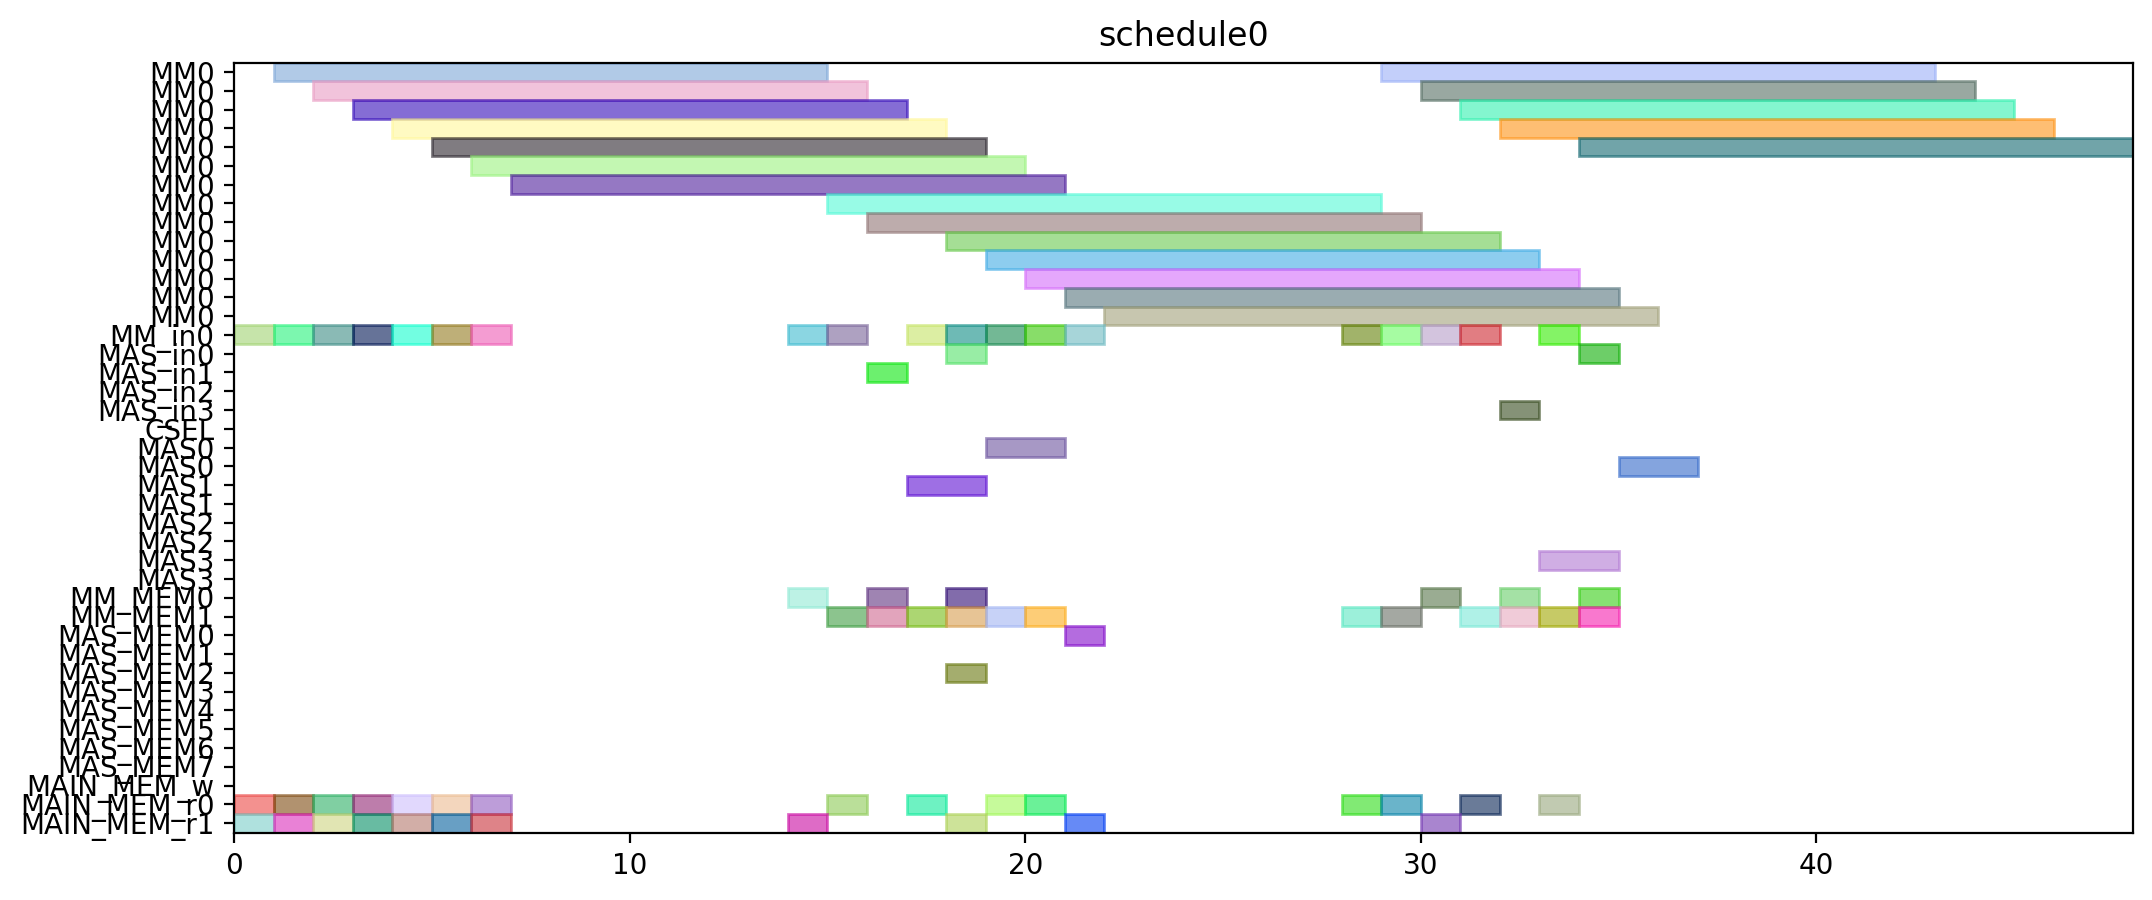

This chart was generated by the following Python code:
from pyschedule import Scenario, solvers, plotters, alt


def solve():
	horizon = 120
	S = Scenario("schedule0", horizon=horizon)

	# resource
	MM = S.Resources('MM', num=1, size=14)
	MM_in = S.Resources('MM_in', num=1)
	MAS_in = S.Resources('MAS_in', num=4)
	CSEL = S.Resource('CSEL')
	MAS = S.Resources('MAS', num=4, size=2, periods=range(1, horizon))
	MM_MEM = S.Resources('MM_MEM', num=2)
	MAS_MEM = S.Resources('MAS_MEM', num=8)
	MAIN_MEM_w = S.Resource('MAIN_MEM_w', size=1)
	MAIN_MEM_r = S.Resources('MAIN_MEM_r', num=2)

	# result of previous scheduling

	# new tasks
	Z_exp2 = S.Task('Z_exp2', length=14, delay_cost=1)
	Z_exp2 += alt(MM)
	Z_exp2_in = S.Task('Z_exp2_in', length=1, delay_cost=1)
	Z_exp2_in += alt(MM_in)
	S += Z_exp2_in*MM_in[0]<=Z_exp2*MM[0]
	Z_exp2_mem0 = S.Task('Z_exp2_mem0', length=1, delay_cost=1)
	Z_exp2_mem0 += MAIN_MEM_r[0]
	S += Z_exp2_mem0 <= Z_exp2

	Z_exp2_mem1 = S.Task('Z_exp2_mem1', length=1, delay_cost=1)
	Z_exp2_mem1 += MAIN_MEM_r[1]
	S += Z_exp2_mem1 <= Z_exp2

	NX0 = S.Task('NX0', length=14, delay_cost=1)
	NX0 += alt(MM)
	NX0_in = S.Task('NX0_in', length=1, delay_cost=1)
	NX0_in += alt(MM_in)
	S += NX0_in*MM_in[0]<=NX0*MM[0]
	NX0_mem0 = S.Task('NX0_mem0', length=1, delay_cost=1)
	NX0_mem0 += MAIN_MEM_r[0]
	S += NX0_mem0 <= NX0

	NX0_mem1 = S.Task('NX0_mem1', length=1, delay_cost=1)
	NX0_mem1 += MAIN_MEM_r[1]
	S += NX0_mem1 <= NX0

	k0_10_Z1 = S.Task('k0_10_Z1', length=14, delay_cost=1)
	k0_10_Z1 += alt(MM)
	k0_10_Z1_in = S.Task('k0_10_Z1_in', length=1, delay_cost=1)
	k0_10_Z1_in += alt(MM_in)
	S += k0_10_Z1_in*MM_in[0]<=k0_10_Z1*MM[0]
	k0_10_Z1_mem0 = S.Task('k0_10_Z1_mem0', length=1, delay_cost=1)
	k0_10_Z1_mem0 += MAIN_MEM_r[0]
	S += k0_10_Z1_mem0 <= k0_10_Z1

	k0_10_Z1_mem1 = S.Task('k0_10_Z1_mem1', length=1, delay_cost=1)
	k0_10_Z1_mem1 += MAIN_MEM_r[1]
	S += k0_10_Z1_mem1 <= k0_10_Z1

	DX0 = S.Task('DX0', length=14, delay_cost=1)
	DX0 += alt(MM)
	DX0_in = S.Task('DX0_in', length=1, delay_cost=1)
	DX0_in += alt(MM_in)
	S += DX0_in*MM_in[0]<=DX0*MM[0]
	DX0_mem0 = S.Task('DX0_mem0', length=1, delay_cost=1)
	DX0_mem0 += MAIN_MEM_r[0]
	S += DX0_mem0 <= DX0

	DX0_mem1 = S.Task('DX0_mem1', length=1, delay_cost=1)
	DX0_mem1 += MAIN_MEM_r[1]
	S += DX0_mem1 <= DX0

	NY0 = S.Task('NY0', length=14, delay_cost=1)
	NY0 += alt(MM)
	NY0_in = S.Task('NY0_in', length=1, delay_cost=1)
	NY0_in += alt(MM_in)
	S += NY0_in*MM_in[0]<=NY0*MM[0]
	NY0_mem0 = S.Task('NY0_mem0', length=1, delay_cost=1)
	NY0_mem0 += MAIN_MEM_r[0]
	S += NY0_mem0 <= NY0

	NY0_mem1 = S.Task('NY0_mem1', length=1, delay_cost=1)
	NY0_mem1 += MAIN_MEM_r[1]
	S += NY0_mem1 <= NY0

	k2_14_Z1 = S.Task('k2_14_Z1', length=14, delay_cost=1)
	k2_14_Z1 += alt(MM)
	k2_14_Z1_in = S.Task('k2_14_Z1_in', length=1, delay_cost=1)
	k2_14_Z1_in += alt(MM_in)
	S += k2_14_Z1_in*MM_in[0]<=k2_14_Z1*MM[0]
	k2_14_Z1_mem0 = S.Task('k2_14_Z1_mem0', length=1, delay_cost=1)
	k2_14_Z1_mem0 += MAIN_MEM_r[0]
	S += k2_14_Z1_mem0 <= k2_14_Z1

	k2_14_Z1_mem1 = S.Task('k2_14_Z1_mem1', length=1, delay_cost=1)
	k2_14_Z1_mem1 += MAIN_MEM_r[1]
	S += k2_14_Z1_mem1 <= k2_14_Z1

	DY0 = S.Task('DY0', length=14, delay_cost=1)
	DY0 += alt(MM)
	DY0_in = S.Task('DY0_in', length=1, delay_cost=1)
	DY0_in += alt(MM_in)
	S += DY0_in*MM_in[0]<=DY0*MM[0]
	DY0_mem0 = S.Task('DY0_mem0', length=1, delay_cost=1)
	DY0_mem0 += MAIN_MEM_r[0]
	S += DY0_mem0 <= DY0

	DY0_mem1 = S.Task('DY0_mem1', length=1, delay_cost=1)
	DY0_mem1 += MAIN_MEM_r[1]
	S += DY0_mem1 <= DY0

	Z_exp3 = S.Task('Z_exp3', length=14, delay_cost=1)
	Z_exp3 += alt(MM)
	Z_exp3_in = S.Task('Z_exp3_in', length=1, delay_cost=1)
	Z_exp3_in += alt(MM_in)
	S += Z_exp3_in*MM_in[0]<=Z_exp3*MM[0]
	Z_exp3_mem0 = S.Task('Z_exp3_mem0', length=1, delay_cost=1)
	Z_exp3_mem0 += alt(MM_MEM)
	S += (Z_exp2*MM[0])-1 < Z_exp3_mem0*MM_MEM[0]
	S += Z_exp3_mem0 <= Z_exp3

	Z_exp3_mem1 = S.Task('Z_exp3_mem1', length=1, delay_cost=1)
	Z_exp3_mem1 += MAIN_MEM_r[1]
	S += Z_exp3_mem1 <= Z_exp3

	NX1_ = S.Task('NX1_', length=2, delay_cost=1)
	NX1_ += alt(MAS)
	NX1__in = S.Task('NX1__in', length=1, delay_cost=1)
	NX1__in += alt(MAS_in)
	S += NX1__in*MAS_in[0]<=NX1_*MAS[0]

	S += NX1__in*MAS_in[1]<=NX1_*MAS[1]

	S += NX1__in*MAS_in[2]<=NX1_*MAS[2]

	S += NX1__in*MAS_in[3]<=NX1_*MAS[3]

	NX1__mem0 = S.Task('NX1__mem0', length=1, delay_cost=1)
	NX1__mem0 += alt(MM_MEM)
	S += (NX0*MM[0])-1 < NX1__mem0*MM_MEM[0]
	S += NX1__mem0 <= NX1_

	NX1__mem1 = S.Task('NX1__mem1', length=1, delay_cost=1)
	NX1__mem1 += alt(MM_MEM)
	S += (k0_10_Z1*MM[0])-1 < NX1__mem1*MM_MEM[1]
	S += NX1__mem1 <= NX1_

	k0_9_Z2 = S.Task('k0_9_Z2', length=14, delay_cost=1)
	k0_9_Z2 += alt(MM)
	k0_9_Z2_in = S.Task('k0_9_Z2_in', length=1, delay_cost=1)
	k0_9_Z2_in += alt(MM_in)
	S += k0_9_Z2_in*MM_in[0]<=k0_9_Z2*MM[0]
	k0_9_Z2_mem0 = S.Task('k0_9_Z2_mem0', length=1, delay_cost=1)
	k0_9_Z2_mem0 += MAIN_MEM_r[0]
	S += k0_9_Z2_mem0 <= k0_9_Z2

	k0_9_Z2_mem1 = S.Task('k0_9_Z2_mem1', length=1, delay_cost=1)
	k0_9_Z2_mem1 += alt(MM_MEM)
	S += (Z_exp2*MM[0])-1 < k0_9_Z2_mem1*MM_MEM[1]
	S += k0_9_Z2_mem1 <= k0_9_Z2

	k1_9_Z2 = S.Task('k1_9_Z2', length=14, delay_cost=1)
	k1_9_Z2 += alt(MM)
	k1_9_Z2_in = S.Task('k1_9_Z2_in', length=1, delay_cost=1)
	k1_9_Z2_in += alt(MM_in)
	S += k1_9_Z2_in*MM_in[0]<=k1_9_Z2*MM[0]
	k1_9_Z2_mem0 = S.Task('k1_9_Z2_mem0', length=1, delay_cost=1)
	k1_9_Z2_mem0 += MAIN_MEM_r[0]
	S += k1_9_Z2_mem0 <= k1_9_Z2

	k1_9_Z2_mem1 = S.Task('k1_9_Z2_mem1', length=1, delay_cost=1)
	k1_9_Z2_mem1 += alt(MM_MEM)
	S += (Z_exp2*MM[0])-1 < k1_9_Z2_mem1*MM_MEM[1]
	S += k1_9_Z2_mem1 <= k1_9_Z2

	NY1_ = S.Task('NY1_', length=2, delay_cost=1)
	NY1_ += alt(MAS)
	NY1__in = S.Task('NY1__in', length=1, delay_cost=1)
	NY1__in += alt(MAS_in)
	S += NY1__in*MAS_in[0]<=NY1_*MAS[0]

	S += NY1__in*MAS_in[1]<=NY1_*MAS[1]

	S += NY1__in*MAS_in[2]<=NY1_*MAS[2]

	S += NY1__in*MAS_in[3]<=NY1_*MAS[3]

	NY1__mem0 = S.Task('NY1__mem0', length=1, delay_cost=1)
	NY1__mem0 += alt(MM_MEM)
	S += (NY0*MM[0])-1 < NY1__mem0*MM_MEM[0]
	S += NY1__mem0 <= NY1_

	NY1__mem1 = S.Task('NY1__mem1', length=1, delay_cost=1)
	NY1__mem1 += alt(MM_MEM)
	S += (k2_14_Z1*MM[0])-1 < NY1__mem1*MM_MEM[1]
	S += NY1__mem1 <= NY1_

	k2_13_Z2 = S.Task('k2_13_Z2', length=14, delay_cost=1)
	k2_13_Z2 += alt(MM)
	k2_13_Z2_in = S.Task('k2_13_Z2_in', length=1, delay_cost=1)
	k2_13_Z2_in += alt(MM_in)
	S += k2_13_Z2_in*MM_in[0]<=k2_13_Z2*MM[0]
	k2_13_Z2_mem0 = S.Task('k2_13_Z2_mem0', length=1, delay_cost=1)
	k2_13_Z2_mem0 += MAIN_MEM_r[0]
	S += k2_13_Z2_mem0 <= k2_13_Z2

	k2_13_Z2_mem1 = S.Task('k2_13_Z2_mem1', length=1, delay_cost=1)
	k2_13_Z2_mem1 += alt(MM_MEM)
	S += (Z_exp2*MM[0])-1 < k2_13_Z2_mem1*MM_MEM[1]
	S += k2_13_Z2_mem1 <= k2_13_Z2

	k3_14_Z2 = S.Task('k3_14_Z2', length=14, delay_cost=1)
	k3_14_Z2 += alt(MM)
	k3_14_Z2_in = S.Task('k3_14_Z2_in', length=1, delay_cost=1)
	k3_14_Z2_in += alt(MM_in)
	S += k3_14_Z2_in*MM_in[0]<=k3_14_Z2*MM[0]
	k3_14_Z2_mem0 = S.Task('k3_14_Z2_mem0', length=1, delay_cost=1)
	k3_14_Z2_mem0 += MAIN_MEM_r[0]
	S += k3_14_Z2_mem0 <= k3_14_Z2

	k3_14_Z2_mem1 = S.Task('k3_14_Z2_mem1', length=1, delay_cost=1)
	k3_14_Z2_mem1 += alt(MM_MEM)
	S += (Z_exp2*MM[0])-1 < k3_14_Z2_mem1*MM_MEM[1]
	S += k3_14_Z2_mem1 <= k3_14_Z2

	Z_exp4 = S.Task('Z_exp4', length=14, delay_cost=1)
	Z_exp4 += alt(MM)
	Z_exp4_in = S.Task('Z_exp4_in', length=1, delay_cost=1)
	Z_exp4_in += alt(MM_in)
	S += Z_exp4_in*MM_in[0]<=Z_exp4*MM[0]
	Z_exp4_mem0 = S.Task('Z_exp4_mem0', length=1, delay_cost=1)
	Z_exp4_mem0 += alt(MM_MEM)
	S += (Z_exp3*MM[0])-1 < Z_exp4_mem0*MM_MEM[0]
	S += Z_exp4_mem0 <= Z_exp4

	Z_exp4_mem1 = S.Task('Z_exp4_mem1', length=1, delay_cost=1)
	Z_exp4_mem1 += MAIN_MEM_r[1]
	S += Z_exp4_mem1 <= Z_exp4

	NX1 = S.Task('NX1', length=14, delay_cost=1)
	NX1 += alt(MM)
	NX1_in = S.Task('NX1_in', length=1, delay_cost=1)
	NX1_in += alt(MM_in)
	S += NX1_in*MM_in[0]<=NX1*MM[0]
	NX1_mem0 = S.Task('NX1_mem0', length=1, delay_cost=1)
	NX1_mem0 += alt(MAS_MEM)
	S += (NX1_*MAS[0])-1 < NX1_mem0*MAS_MEM[0]
	S += (NX1_*MAS[1])-1 < NX1_mem0*MAS_MEM[2]
	S += (NX1_*MAS[2])-1 < NX1_mem0*MAS_MEM[4]
	S += (NX1_*MAS[3])-1 < NX1_mem0*MAS_MEM[6]
	S += NX1_mem0 <= NX1

	NX1_mem1 = S.Task('NX1_mem1', length=1, delay_cost=1)
	NX1_mem1 += MAIN_MEM_r[1]
	S += NX1_mem1 <= NX1

	k0_8_Z3 = S.Task('k0_8_Z3', length=14, delay_cost=1)
	k0_8_Z3 += alt(MM)
	k0_8_Z3_in = S.Task('k0_8_Z3_in', length=1, delay_cost=1)
	k0_8_Z3_in += alt(MM_in)
	S += k0_8_Z3_in*MM_in[0]<=k0_8_Z3*MM[0]
	k0_8_Z3_mem0 = S.Task('k0_8_Z3_mem0', length=1, delay_cost=1)
	k0_8_Z3_mem0 += MAIN_MEM_r[0]
	S += k0_8_Z3_mem0 <= k0_8_Z3

	k0_8_Z3_mem1 = S.Task('k0_8_Z3_mem1', length=1, delay_cost=1)
	k0_8_Z3_mem1 += alt(MM_MEM)
	S += (Z_exp3*MM[0])-1 < k0_8_Z3_mem1*MM_MEM[1]
	S += k0_8_Z3_mem1 <= k0_8_Z3

	DX1_ = S.Task('DX1_', length=2, delay_cost=1)
	DX1_ += alt(MAS)
	DX1__in = S.Task('DX1__in', length=1, delay_cost=1)
	DX1__in += alt(MAS_in)
	S += DX1__in*MAS_in[0]<=DX1_*MAS[0]

	S += DX1__in*MAS_in[1]<=DX1_*MAS[1]

	S += DX1__in*MAS_in[2]<=DX1_*MAS[2]

	S += DX1__in*MAS_in[3]<=DX1_*MAS[3]

	DX1__mem0 = S.Task('DX1__mem0', length=1, delay_cost=1)
	DX1__mem0 += alt(MM_MEM)
	S += (DX0*MM[0])-1 < DX1__mem0*MM_MEM[0]
	S += DX1__mem0 <= DX1_

	DX1__mem1 = S.Task('DX1__mem1', length=1, delay_cost=1)
	DX1__mem1 += alt(MM_MEM)
	S += (k1_9_Z2*MM[0])-1 < DX1__mem1*MM_MEM[1]
	S += DX1__mem1 <= DX1_

	k1_8_Z3 = S.Task('k1_8_Z3', length=14, delay_cost=1)
	k1_8_Z3 += alt(MM)
	k1_8_Z3_in = S.Task('k1_8_Z3_in', length=1, delay_cost=1)
	k1_8_Z3_in += alt(MM_in)
	S += k1_8_Z3_in*MM_in[0]<=k1_8_Z3*MM[0]
	k1_8_Z3_mem0 = S.Task('k1_8_Z3_mem0', length=1, delay_cost=1)
	k1_8_Z3_mem0 += MAIN_MEM_r[0]
	S += k1_8_Z3_mem0 <= k1_8_Z3

	k1_8_Z3_mem1 = S.Task('k1_8_Z3_mem1', length=1, delay_cost=1)
	k1_8_Z3_mem1 += alt(MM_MEM)
	S += (Z_exp3*MM[0])-1 < k1_8_Z3_mem1*MM_MEM[1]
	S += k1_8_Z3_mem1 <= k1_8_Z3

	NY1 = S.Task('NY1', length=14, delay_cost=1)
	NY1 += alt(MM)
	NY1_in = S.Task('NY1_in', length=1, delay_cost=1)
	NY1_in += alt(MM_in)
	S += NY1_in*MM_in[0]<=NY1*MM[0]
	NY1_mem0 = S.Task('NY1_mem0', length=1, delay_cost=1)
	NY1_mem0 += alt(MAS_MEM)
	S += (NY1_*MAS[0])-1 < NY1_mem0*MAS_MEM[0]
	S += (NY1_*MAS[1])-1 < NY1_mem0*MAS_MEM[2]
	S += (NY1_*MAS[2])-1 < NY1_mem0*MAS_MEM[4]
	S += (NY1_*MAS[3])-1 < NY1_mem0*MAS_MEM[6]
	S += NY1_mem0 <= NY1

	NY1_mem1 = S.Task('NY1_mem1', length=1, delay_cost=1)
	NY1_mem1 += MAIN_MEM_r[1]
	S += NY1_mem1 <= NY1

	k2_12_Z3 = S.Task('k2_12_Z3', length=14, delay_cost=1)
	k2_12_Z3 += alt(MM)
	k2_12_Z3_in = S.Task('k2_12_Z3_in', length=1, delay_cost=1)
	k2_12_Z3_in += alt(MM_in)
	S += k2_12_Z3_in*MM_in[0]<=k2_12_Z3*MM[0]
	k2_12_Z3_mem0 = S.Task('k2_12_Z3_mem0', length=1, delay_cost=1)
	k2_12_Z3_mem0 += MAIN_MEM_r[0]
	S += k2_12_Z3_mem0 <= k2_12_Z3

	k2_12_Z3_mem1 = S.Task('k2_12_Z3_mem1', length=1, delay_cost=1)
	k2_12_Z3_mem1 += alt(MM_MEM)
	S += (Z_exp3*MM[0])-1 < k2_12_Z3_mem1*MM_MEM[1]
	S += k2_12_Z3_mem1 <= k2_12_Z3

	DY1_ = S.Task('DY1_', length=2, delay_cost=1)
	DY1_ += alt(MAS)
	DY1__in = S.Task('DY1__in', length=1, delay_cost=1)
	DY1__in += alt(MAS_in)
	S += DY1__in*MAS_in[0]<=DY1_*MAS[0]

	S += DY1__in*MAS_in[1]<=DY1_*MAS[1]

	S += DY1__in*MAS_in[2]<=DY1_*MAS[2]

	S += DY1__in*MAS_in[3]<=DY1_*MAS[3]

	DY1__mem0 = S.Task('DY1__mem0', length=1, delay_cost=1)
	DY1__mem0 += alt(MM_MEM)
	S += (DY0*MM[0])-1 < DY1__mem0*MM_MEM[0]
	S += DY1__mem0 <= DY1_

	DY1__mem1 = S.Task('DY1__mem1', length=1, delay_cost=1)
	DY1__mem1 += alt(MM_MEM)
	S += (k3_14_Z2*MM[0])-1 < DY1__mem1*MM_MEM[1]
	S += DY1__mem1 <= DY1_

	k3_13_Z3 = S.Task('k3_13_Z3', length=14, delay_cost=1)
	k3_13_Z3 += alt(MM)
	k3_13_Z3_in = S.Task('k3_13_Z3_in', length=1, delay_cost=1)
	k3_13_Z3_in += alt(MM_in)
	S += k3_13_Z3_in*MM_in[0]<=k3_13_Z3*MM[0]
	k3_13_Z3_mem0 = S.Task('k3_13_Z3_mem0', length=1, delay_cost=1)
	k3_13_Z3_mem0 += MAIN_MEM_r[0]
	S += k3_13_Z3_mem0 <= k3_13_Z3

	k3_13_Z3_mem1 = S.Task('k3_13_Z3_mem1', length=1, delay_cost=1)
	k3_13_Z3_mem1 += alt(MM_MEM)
	S += (Z_exp3*MM[0])-1 < k3_13_Z3_mem1*MM_MEM[1]
	S += k3_13_Z3_mem1 <= k3_13_Z3

	solvers.mip.solve(S,msg=1,kind='CPLEX',ratio_gap=1.01)

	solution = [['hoge']*len(S.solution()[1]) for i in range(len(S.solution()))]
	for i in range(len(S.solution())):
		for j in range(len(S.solution()[i])):
			solution[i][j]=str(S.solution()[i][j])
	print(solution)

	cycles = int(solution[-1][3])

	pic_file_name = "/home/mfukuda/ABE/multiRAM_multiMAS_16mux/scheduling_result/stage14MM1_stage2MAS4/ISOGENY/schedule0.png"
	if(S.solution() != []):
		plotters.matplotlib.plot(S,img_filename=pic_file_name, show_task_labels=False, fig_size=(cycles*0.25+3, 5))

	return solution
